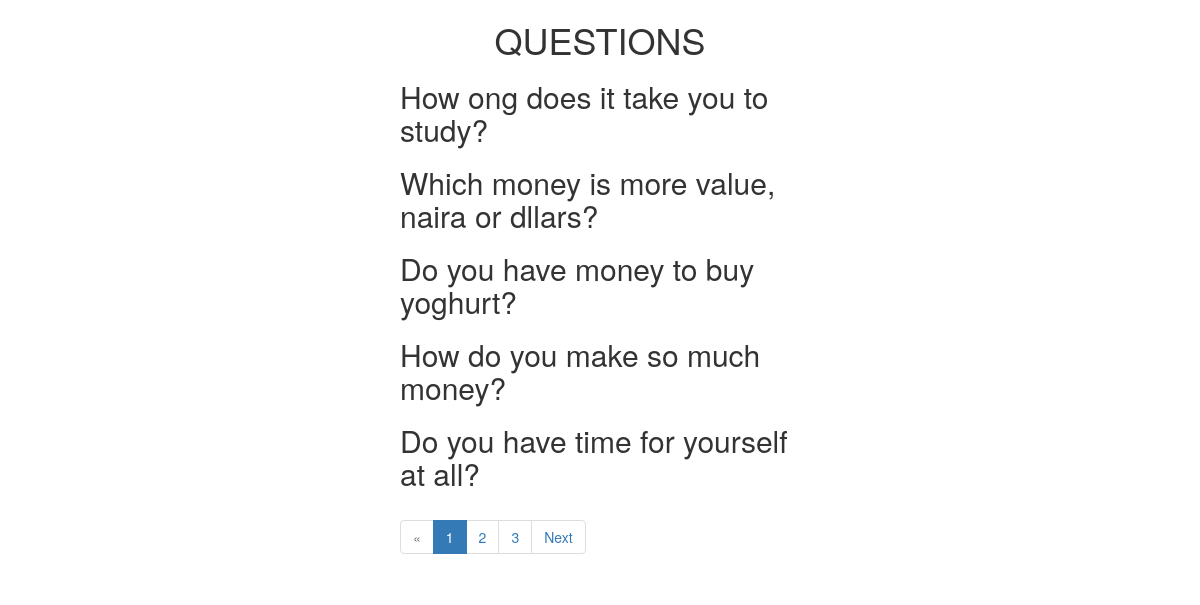
The page / on the database its author committed.
### questionapp/models.py (models this page shows, shortened)
class Question(models.Model):
    title = models.CharField(max_length=100)
    publish = models.DateTimeField(default=timezone.now)

### questionapp/views.py (the view)
# urls.py: path('', views.index, name ='indexpage')
def index(request):
   questions = Question.objects.all().order_by('-publish')
   paginator = Paginator(questions, 5) # 5 question per page
   page = request.GET.get('page', 1)
   try:
      questions = paginator.get_page(page)
   except PageNotAnInteger:
      questions = paginator.get_page(1)
   except EmptyPage:
      questions = paginator.get_page(paginator.num_pages)
   context = {"questions":questions}
   return render(request, "index.html", context)

### templates/index.html (shortened to what this page needs)
<!DOCTYPE html>
<html lang="en">
<head>
<link rel="stylesheet" href="https://cdn.jsdelivr.net/npm/bootstrap@3.4.1/dist/css/bootstrap.min.css">
<link rel="stylesheet" href="https://cdn.jsdelivr.net/npm/bootstrap@3.4.1/dist/css/bootstrap-theme.min.css">
</head>
<body>
  <div class=" form-group col-md-4 col-md-offset-4">
    <div class = "form-group row justify-content-center">
        <div class="card">
    <div class="card-body">
      <h1 class ="text-center">QUESTIONS</h1>
    {% for question in questions %}
        <h2>{{ question.title }}</h2>
    {% endfor %}
    {% if questions.has_other_pages %}
    <ul class="pagination">
    {% if questions.has_previous %}
      <li> <a class="page-link" href="?page={{ users.previous_page_number }}" tabindex="-1">Previous</a></li>
    {% else %}
      <li class="disabled"><span>&laquo;</span></li>
    {% endif %}
    {% for i in questions.paginator.page_range %}
      {% if questions.number == i %}
        <li class="active"><span>{{ i }} </span></li>
      {% else %}
        <li><a href="?page={{ i }}">{{ i }}</a></li>
      {% endif %}
    {% endfor %}
    {% if questions.has_next %}
      <li><a class="page-link" href="?page={{ questions.next_page_number }}">Next</a></li>
    {% else %}
      <li class="disabled"><span>&raquo;</span></li>
    {% endif %}
    </ul>
    {% endif %}
  </div>
</div>
</div>
</div>
</body>
</html>

### rows shown on the page
Question: title "How ong does it take you to study?"
Question: title "Which money is more value, naira or dllars?"
Question: title "Do you have money to buy yoghurt?"
Question: title "How do you make so much money?"
Question: title "Do you have time for yourself at all?"

### other values the page prints
{{ i }} "1"
{{ i }} "2" "3"
